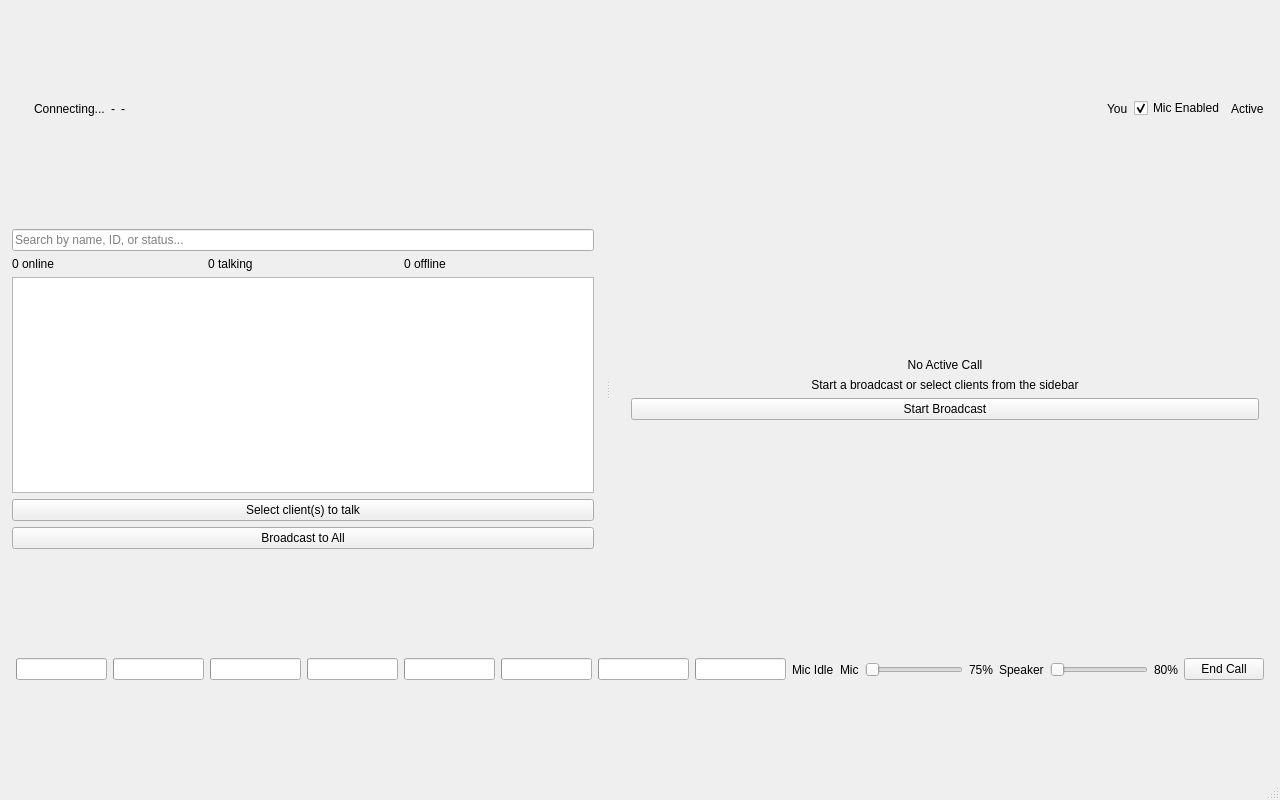
<?xml version="1.0" encoding="UTF-8"?>
<ui version="4.0">
 <class>MainWindow</class>
 <widget class="QMainWindow" name="MainWindow">
  <property name="geometry">
   <rect>
    <x>0</x>
    <y>0</y>
    <width>1280</width>
    <height>800</height>
   </rect>
  </property>
  <property name="windowTitle">
   <string>Dynamic VoIP UI (Qt Conversion)</string>
  </property>
  <widget class="QWidget" name="centralwidget">
   <layout class="QVBoxLayout" name="verticalLayoutRoot">
    <property name="spacing">
     <number>0</number>
    </property>
    <property name="leftMargin">
     <number>0</number>
    </property>
    <property name="topMargin">
     <number>0</number>
    </property>
    <property name="rightMargin">
     <number>0</number>
    </property>
    <property name="bottomMargin">
     <number>0</number>
    </property>
    <item>
     <widget class="QFrame" name="headerFrame">
      <property name="frameShape">
       <enum>QFrame::Shape::NoFrame</enum>
      </property>
      <layout class="QHBoxLayout" name="headerLayout">
       <property name="leftMargin">
        <number>16</number>
       </property>
       <property name="topMargin">
        <number>12</number>
       </property>
       <property name="rightMargin">
        <number>16</number>
       </property>
       <property name="bottomMargin">
        <number>12</number>
       </property>
       <item>
        <widget class="QLabel" name="lblServerDot">
         <property name="minimumSize">
          <size>
           <width>12</width>
           <height>12</height>
          </size>
         </property>
         <property name="maximumSize">
          <size>
           <width>12</width>
           <height>12</height>
          </size>
         </property>
        </widget>
       </item>
       <item>
        <widget class="QLabel" name="lblServerState">
         <property name="text">
          <string>Connecting...</string>
         </property>
        </widget>
       </item>
       <item>
        <widget class="QLabel" name="lblLatencyTitle">
         <property name="text">
          <string>-</string>
         </property>
        </widget>
       </item>
       <item>
        <widget class="QLabel" name="lblLatencyValue">
         <property name="text">
          <string>-</string>
         </property>
        </widget>
       </item>
       <item>
        <spacer name="horizontalSpacerHeader">
         <property name="orientation">
          <enum>Qt::Orientation::Horizontal</enum>
         </property>
         <property name="sizeHint" stdset="0">
          <size>
           <width>40</width>
           <height>20</height>
          </size>
         </property>
        </spacer>
       </item>
       <item>
        <widget class="QLabel" name="lblUsername">
         <property name="text">
          <string>You</string>
         </property>
        </widget>
       </item>
       <item>
        <widget class="QCheckBox" name="chkMicActive">
         <property name="text">
          <string>Mic Enabled</string>
         </property>
         <property name="checked">
          <bool>true</bool>
         </property>
        </widget>
       </item>
       <item>
        <widget class="QLabel" name="lblMuteState">
         <property name="text">
          <string>Active</string>
         </property>
        </widget>
       </item>
      </layout>
     </widget>
    </item>
    <item>
     <widget class="QSplitter" name="mainSplitter">
      <property name="orientation">
       <enum>Qt::Orientation::Horizontal</enum>
      </property>
      <widget class="QWidget" name="leftPanel">
       <layout class="QVBoxLayout" name="leftLayout">
        <property name="leftMargin">
         <number>12</number>
        </property>
        <property name="topMargin">
         <number>12</number>
        </property>
        <property name="rightMargin">
         <number>12</number>
        </property>
        <property name="bottomMargin">
         <number>12</number>
        </property>
        <item>
         <widget class="QLineEdit" name="editSearch">
         <property name="placeholderText">
           <string>Search by name, ID, or status...</string>
          </property>
         </widget>
        </item>
        <item>
         <layout class="QHBoxLayout" name="statsLayout">
          <item>
           <widget class="QLabel" name="lblOnlineCount">
            <property name="text">
             <string>0 online</string>
            </property>
           </widget>
          </item>
          <item>
           <widget class="QLabel" name="lblInCallCount">
           <property name="text">
             <string>0 talking</string>
            </property>
           </widget>
          </item>
          <item>
           <widget class="QLabel" name="lblOfflineCount">
            <property name="text">
             <string>0 offline</string>
            </property>
           </widget>
          </item>
         </layout>
        </item>
        <item>
         <widget class="QListWidget" name="listClients"/>
        </item>
        <item>
         <widget class="QPushButton" name="btnGroupCall">
         <property name="text">
           <string>Select client(s) to talk</string>
          </property>
         </widget>
        </item>
        <item>
         <widget class="QPushButton" name="btnBroadcastAll">
          <property name="text">
           <string>Broadcast to All</string>
          </property>
         </widget>
        </item>
       </layout>
      </widget>
      <widget class="QWidget" name="rightPanel">
       <layout class="QVBoxLayout" name="rightLayout">
        <property name="leftMargin">
         <number>12</number>
        </property>
        <property name="topMargin">
         <number>12</number>
        </property>
        <property name="rightMargin">
         <number>12</number>
        </property>
        <property name="bottomMargin">
         <number>12</number>
        </property>
        <item>
         <widget class="QStackedWidget" name="callStack">
          <widget class="QWidget" name="pageIdle">
           <layout class="QVBoxLayout" name="idleLayout">
            <item>
             <spacer name="verticalSpacerIdleTop">
              <property name="orientation">
               <enum>Qt::Orientation::Vertical</enum>
              </property>
              <property name="sizeHint" stdset="0">
               <size>
                <width>20</width>
                <height>120</height>
               </size>
              </property>
             </spacer>
            </item>
            <item>
             <widget class="QLabel" name="lblNoCallTitle">
              <property name="text">
               <string>No Active Call</string>
              </property>
              <property name="alignment">
               <set>Qt::AlignmentFlag::AlignCenter</set>
              </property>
             </widget>
            </item>
            <item>
             <widget class="QLabel" name="lblNoCallSubtitle">
              <property name="text">
               <string>Start a broadcast or select clients from the sidebar</string>
              </property>
              <property name="alignment">
               <set>Qt::AlignmentFlag::AlignCenter</set>
              </property>
             </widget>
            </item>
            <item>
             <widget class="QPushButton" name="btnStageBroadcast">
              <property name="text">
               <string>Start Broadcast</string>
              </property>
             </widget>
            </item>
            <item>
             <spacer name="verticalSpacerIdleBottom">
              <property name="orientation">
               <enum>Qt::Orientation::Vertical</enum>
              </property>
              <property name="sizeHint" stdset="0">
               <size>
                <width>20</width>
                <height>120</height>
               </size>
              </property>
             </spacer>
            </item>
           </layout>
          </widget>
          <widget class="QWidget" name="pageActive">
           <layout class="QVBoxLayout" name="activeLayout">
            <item>
             <widget class="QLabel" name="lblCallType">
              <property name="text">
               <string>CALL</string>
              </property>
             </widget>
            </item>
            <item>
             <widget class="QLabel" name="lblParticipantCount">
              <property name="text">
               <string>0 participant(s)</string>
              </property>
             </widget>
            </item>
            <item>
             <widget class="QLabel" name="lblLiveBroadcast">
              <property name="text">
               <string>LIVE BROADCAST</string>
              </property>
             </widget>
            </item>
            <item>
             <widget class="QListWidget" name="listParticipants"/>
            </item>
            <item>
             <widget class="QPushButton" name="btnPushToTalk">
              <property name="text">
               <string>Hold to Broadcast</string>
              </property>
             </widget>
            </item>
            <item>
             <widget class="QLabel" name="lblPushHint">
              <property name="text">
               <string>Press and hold to push-to-talk</string>
              </property>
              <property name="alignment">
               <set>Qt::AlignmentFlag::AlignCenter</set>
              </property>
             </widget>
            </item>
           </layout>
          </widget>
         </widget>
        </item>
       </layout>
      </widget>
     </widget>
    </item>
    <item>
     <widget class="QFrame" name="bottomFrame">
      <property name="frameShape">
       <enum>QFrame::Shape::NoFrame</enum>
      </property>
      <layout class="QHBoxLayout" name="bottomLayout">
       <property name="leftMargin">
        <number>16</number>
       </property>
       <property name="topMargin">
        <number>10</number>
       </property>
       <property name="rightMargin">
        <number>16</number>
       </property>
       <property name="bottomMargin">
        <number>10</number>
       </property>
       <item>
        <layout class="QHBoxLayout" name="visualizerLayout">
         <item>
          <widget class="QProgressBar" name="bar1"/>
         </item>
         <item>
          <widget class="QProgressBar" name="bar2"/>
         </item>
         <item>
          <widget class="QProgressBar" name="bar3"/>
         </item>
         <item>
          <widget class="QProgressBar" name="bar4"/>
         </item>
         <item>
          <widget class="QProgressBar" name="bar5"/>
         </item>
         <item>
          <widget class="QProgressBar" name="bar6"/>
         </item>
         <item>
          <widget class="QProgressBar" name="bar7"/>
         </item>
         <item>
          <widget class="QProgressBar" name="bar8"/>
         </item>
        </layout>
       </item>
       <item>
        <widget class="QLabel" name="lblMicActivity">
         <property name="text">
          <string>Mic Idle</string>
         </property>
        </widget>
       </item>
       <item>
        <widget class="QLabel" name="lblMicLabel">
         <property name="text">
          <string>Mic</string>
         </property>
        </widget>
       </item>
       <item>
        <widget class="QSlider" name="sliderMic">
         <property name="orientation">
          <enum>Qt::Orientation::Horizontal</enum>
         </property>
        </widget>
       </item>
       <item>
        <widget class="QLabel" name="lblMicValue">
         <property name="text">
          <string>75%</string>
         </property>
        </widget>
       </item>
       <item>
        <widget class="QLabel" name="lblSpeakerLabel">
         <property name="text">
          <string>Speaker</string>
         </property>
        </widget>
       </item>
       <item>
        <widget class="QSlider" name="sliderSpeaker">
         <property name="orientation">
          <enum>Qt::Orientation::Horizontal</enum>
         </property>
        </widget>
       </item>
       <item>
        <widget class="QLabel" name="lblSpeakerValue">
         <property name="text">
          <string>80%</string>
         </property>
        </widget>
       </item>
       <item>
        <widget class="QPushButton" name="btnEndCall">
         <property name="text">
          <string>End Call</string>
         </property>
        </widget>
       </item>
      </layout>
     </widget>
    </item>
   </layout>
  </widget>
  <widget class="QStatusBar" name="statusbar"/>
 </widget>
 <resources/>
 <connections/>
</ui>
